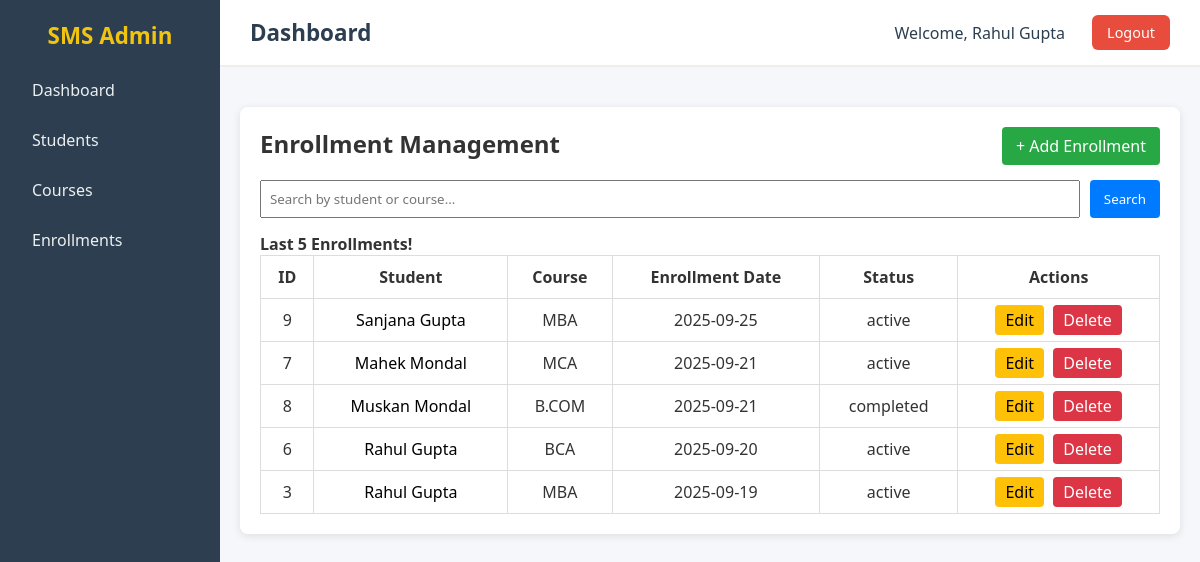
Page /enrollments (signed in) on the earlier database version.
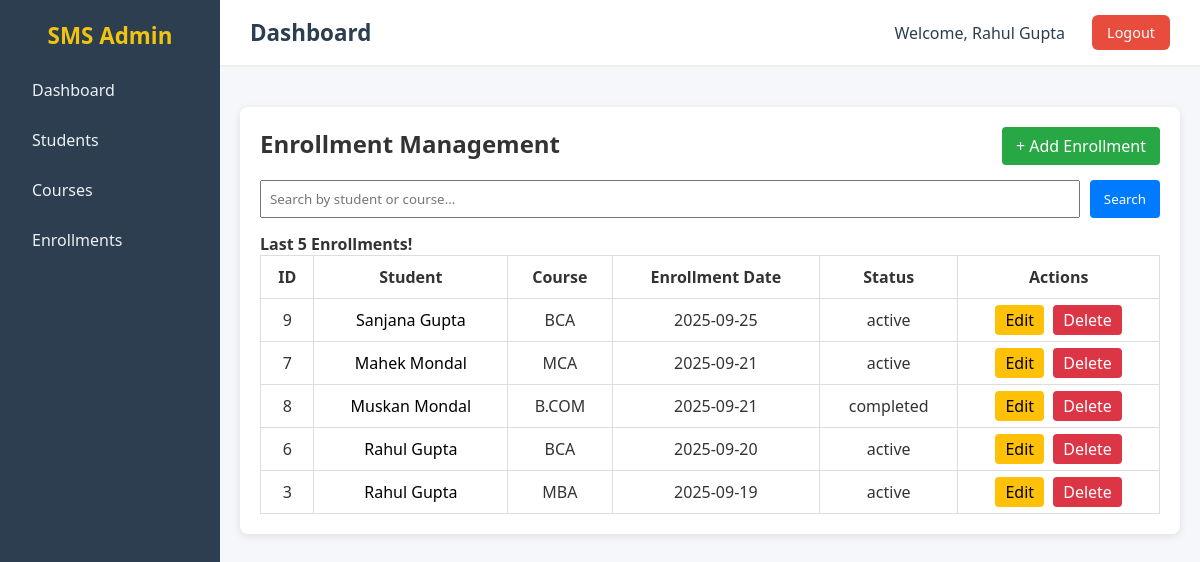
Same page on the later database version.
### SMS/app/models/sms_models.py (models this page shows)
class User(db.Model):
    __tablename__ = "users"
    id = db.Column(db.Integer,primary_key= True)
    name = db.Column(db.String(100),nullable =False)
    email = db.Column(db.String(80),nullable = False)
    username = db.Column(db.String(80),unique = True,nullable = False)
    password = db.Column(db.String(80),nullable = False)

class Enrollment(db.Model):
    __tablename__ = "enrollments"
    f_date = datetime.date.today()
    id = db.Column(db.Integer, primary_key=True)
    student_id = db.Column(db.Integer, db.ForeignKey("students.id"), nullable=False)
    course_id = db.Column(db.Integer, db.ForeignKey("courses.id"), nullable=False)
    semester_id = db.Column(db.Integer, db.ForeignKey("semesters.id"), nullable=False)
    enroll_date = db.Column(db.Date, default=f_date, nullable=False)
    status = db.Column(db.String(20), default="active", nullable=False)
    course = db.relationship("Course", backref="enrollments")
    semester = db.relationship("Semester", backref="enrollments")

class Student(db.Model):
    __tablename__ = "students"
    id = db.Column(db.Integer, primary_key=True)
    name = db.Column(db.String(100), nullable=False)
    address = db.Column(db.String(200), nullable=False)
    age = db.Column(db.Integer, nullable=False)
    phone = db.Column(db.String(15), nullable=False)
    email = db.Column(db.String(30), nullable=False, unique=True)
    last_qualification = db.Column(db.String(30))
    enrollments = db.relationship("Enrollment", backref="student", lazy=True)

class Course(db.Model):
    __tablename__ = "courses"
    id = db.Column(db.Integer, primary_key=True)
    name = db.Column(db.String(100), nullable=False, unique=True)
    duration = db.Column(db.String(20), nullable=False)
    semesters = db.relationship("Semester", backref="course", lazy=True)

### SMS/app/routes/enrollments.py (the view)
@enrollment_bp.route("/enrollments")
@login_required
def enroll_home():
    if session.get("user_id"):
        enrolls = Enrollment.query.order_by(Enrollment.enroll_date.desc()).limit(5).all()
        return render_template("enrollment/enroll_home.html",enrollments = enrolls,text = "Last 5 Enrollments!")
    else:
        return redirect(url_for("auth.login"))

### SMS/app/decorator/login_auth.py (called while the page is built)
def login_required(f):
    @wraps(f)
    def decorated_function(*args, **kwargs):
        if "user_id" not in session:
            return redirect(url_for("auth.login"))  # redirect to login page
        return f(*args, **kwargs)
    return decorated_function

### SMS/app/routes/base.py (called while the page is built)
@base_bp.app_context_processor
def inject_user():
    user_id = session.get('user_id')
    if user_id:
        return {"login_user": User.query.get(user_id)}
    return {"login_user": None}

### SMS/app/templates/enrollment/enroll_home.html (shortened to what this page needs)
{% extends "base.html" %}
{% block css %}
<link rel="stylesheet" href="{{ url_for('static', filename='css/enroll_home.css') }}">
{% endblock %}
{% block content %}
<div class="enrollments-container">
    <div class="top-bar">
        <h2>Enrollment Management</h2>
        <a href="/enrollments/add" class="btn-add">+ Add Enrollment</a>
    </div>
    <form method="POST" action="/enrollments/search" class="search-form">
        <input type="text" name="search" placeholder="Search by student or course..." required>
        <button type="submit">Search</button>
    </form>
    <H4>{{text}}</H4>
    <table class="enrollments-table">
        <thead>
            <tr>
                <th>ID</th>
                <th>Student</th>
                <th>Course</th>
                <th>Enrollment Date</th>
                <th>Status</th>
                <th>Actions</th>
            </tr>
        </thead>
        <tbody>
            {% for enroll in enrollments %}
            <tr>
                <td>{{ enroll.id }}</td>
                <td> <a href="/enroll/students/{{ enroll.student.id }}/viwe" class="student_name_a">{{  enroll.student.name }}</a></td>
                <td>{{ enroll.course.name }}</td>
                <td>{{ enroll.enroll_date }}</td>
                <td>{{ enroll.status }}</td>
                <td>
                    <a href="/enrollments/{{ enroll.id }}/edit" class="btn-edit">Edit</a>
                    <a href="/enrollments/{{ enroll.id }}/delete" class="btn-delete">Delete</a>
                </td>
            </tr>
            {% endfor %}
        </tbody>
    </table>
</div>
{% endblock %}

### SMS/app/templates/base.html (shortened to what this page needs)
<!DOCTYPE html>
<html lang="en">
<head>
    <link rel="stylesheet" href="{{ url_for('static', filename='css/base.css') }}">
    {% block css %}{% endblock %}
</head>
<body>
    <div class="main-content">
        <div class="sidebar">
            <h2>SMS Admin</h2>
            <ul>
                <li><a href="/">Dashboard</a></li>
                <li><a href="/students">Students</a></li>
                <li><a href="/courses">Courses</a></li>
                <li><a href="/enrollments">Enrollments</a></li>
            </ul>
        </div>
        <div class="content">
            <header>
                <h1>{% block header_title %}Dashboard{% endblock %}</h1>
                <div class="user-info">
                    <span class="username">Welcome, {{ login_user.name }}</span>
                    <a href="/logout" class="logout-btn" onclick="clearAppCache()">Logout</a>
                </div>
            </header>
            <main>
            {% block content %}
            {% endblock %}
        </main>
        </div>
    </div>
</body>
</html>

### SMS/app/static/css/base.css (style rules this page uses)
* { margin: 0; padding: 0; box-sizing: border-box; font-family: "Segoe UI", Tahoma, Geneva, Verdana, sans-serif; }
body { background: #f5f7fa; color: #333; min-height: 100vh; }
.main-content { display: flex; min-height: 100vh; }
.sidebar { width: 220px; background: #2c3e50; color: #fff; padding: 20px; flex-shrink: 0; }
.sidebar h2 { text-align: center; margin-bottom: 20px; font-size: 1.4rem; color: #f1c40f; }
.sidebar ul { list-style: none; }
.sidebar ul li { margin: 12px 0; }
.sidebar ul li a { text-decoration: none; color: #ecf0f1; padding: 8px 12px; display: block; border-radius: 6px; transition: background 0.3s; }
.content { flex-grow: 1; display: flex; flex-direction: column; }
header { background: #fff; padding: 15px 30px; display: flex; justify-content: space-between; align-items: center; border-bottom: 2px solid #eee; }
.user-info { display: flex; align-items: center; gap: 15px; }
.username { font-size: 1rem; font-weight: 500; color: #2c3e50; padding: 6px 12px; border-radius: 6px; }
header h1 { font-size: 1.4rem; color: #2c3e50; }
.logout-btn { text-decoration: none; background: #e74c3c; color: #fff; padding: 8px 15px; border-radius: 6px; font-size: 0.9rem; transition: background 0.3s; }
main { flex-grow: 1; padding: 20px; }

### SMS/app/static/css/enroll_home.css (style rules this page uses)
.enrollments-container { background: #fff; padding: 20px; border-radius: 8px; box-shadow: 0 2px 8px rgba(0,0,0,0.1); max-width: 1000px; margin: 20px auto; }
.top-bar { display: flex; justify-content: space-between; margin-bottom: 15px; }
.btn-add { background: #28a745; color: #fff; padding: 8px 14px; border-radius: 4px; text-decoration: none; transition: 0.2s; }
.search-form { margin-bottom: 15px; display: flex; gap: 10px; }
.search-form input { padding: 8px; flex: 1; }
.search-form button { padding: 8px 14px; background: #007bff; color: white; border: none; border-radius: 4px; }
.enrollments-table { width: 100%; border-collapse: collapse; }
.enrollments-table th, .enrollments-table td { padding: 10px; border: 1px solid #ddd; text-align: center; }
.student_name_a { text-decoration: none; color: black; }
.btn-edit { background: #ffc107; color: #000; padding: 4px 10px; border-radius: 4px; text-decoration: none; margin-right: 5px; }
.btn-delete { background: #dc3545; color: white; padding: 4px 10px; border-radius: 4px; text-decoration: none; }

Differences in the rows shown:
changed Enrollment "Sanjana Gupta": course.name "MBA" → "BCA"
